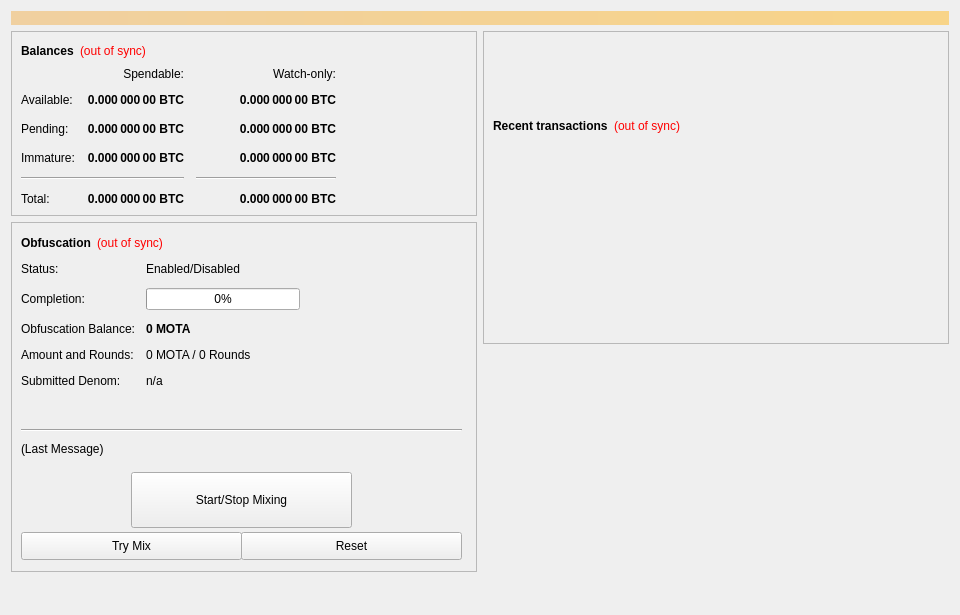
<?xml version="1.0" encoding="UTF-8"?>
<ui version="4.0">
 <class>OverviewPage</class>
 <widget class="QWidget" name="OverviewPage">
  <property name="geometry">
   <rect>
    <x>0</x>
    <y>0</y>
    <width>960</width>
    <height>615</height>
   </rect>
  </property>
  <property name="minimumSize">
   <size>
    <width>960</width>
    <height>0</height>
   </size>
  </property>
  <property name="windowTitle">
   <string>Form</string>
  </property>
  <layout class="QVBoxLayout" name="topLayout">
   <item>
    <widget class="QLabel" name="labelAlerts">
     <property name="visible">
      <bool>false</bool>
     </property>
     <property name="styleSheet">
      <string notr="true">background-color: qlineargradient(x1: 0, y1: 0, x2: 1, y2: 0, stop:0 #F0D0A0, stop:1 #F8D488); color:#000000;</string>
     </property>
     <property name="wordWrap">
      <bool>true</bool>
     </property>
     <property name="margin">
      <number>3</number>
     </property>
    </widget>
   </item>
   <item>
    <layout class="QHBoxLayout" name="horizontalLayout" stretch="1,1">
     <item>
      <layout class="QVBoxLayout" name="verticalLayout_2">
       <item>
        <widget class="QFrame" name="frame">
         <property name="frameShape">
          <enum>QFrame::StyledPanel</enum>
         </property>
         <property name="frameShadow">
          <enum>QFrame::Raised</enum>
         </property>
         <layout class="QVBoxLayout" name="verticalLayout_4">
          <item>
           <layout class="QHBoxLayout" name="horizontalLayout_4">
            <item>
             <widget class="QLabel" name="label_5">
              <property name="font">
               <font>
                <weight>75</weight>
                <bold>true</bold>
               </font>
              </property>
              <property name="text">
               <string>Balances</string>
              </property>
             </widget>
            </item>
            <item>
             <widget class="QLabel" name="labelWalletStatus">
              <property name="cursor">
               <cursorShape>WhatsThisCursor</cursorShape>
              </property>
              <property name="toolTip">
               <string>The displayed information may be out of date. Your wallet automatically synchronizes with the MOTA network after a connection is established, but this process has not completed yet.</string>
              </property>
              <property name="styleSheet">
               <string notr="true">QLabel { color: red; }</string>
              </property>
              <property name="text">
               <string notr="true">(out of sync)</string>
              </property>
              <property name="alignment">
               <set>Qt::AlignLeading|Qt::AlignLeft|Qt::AlignVCenter</set>
              </property>
             </widget>
            </item>
            <item>
             <spacer name="horizontalSpacer_3">
              <property name="orientation">
               <enum>Qt::Horizontal</enum>
              </property>
              <property name="sizeHint" stdset="0">
               <size>
                <width>40</width>
                <height>20</height>
               </size>
              </property>
             </spacer>
            </item>
           </layout>
          </item>
          <item>
           <layout class="QGridLayout" name="gridLayout">
            <property name="spacing">
             <number>12</number>
            </property>
            <item row="2" column="2">
             <widget class="QLabel" name="labelWatchPending">
              <property name="font">
               <font>
                <weight>75</weight>
                <bold>true</bold>
               </font>
              </property>
              <property name="cursor">
               <cursorShape>IBeamCursor</cursorShape>
              </property>
              <property name="toolTip">
               <string>Unconfirmed transactions to watch-only addresses</string>
              </property>
              <property name="text">
               <string notr="true">0.000 000 00 BTC</string>
              </property>
              <property name="alignment">
               <set>Qt::AlignRight|Qt::AlignTrailing|Qt::AlignVCenter</set>
              </property>
              <property name="textInteractionFlags">
               <set>Qt::LinksAccessibleByMouse|Qt::TextSelectableByKeyboard|Qt::TextSelectableByMouse</set>
              </property>
             </widget>
            </item>
            <item row="2" column="1">
             <widget class="QLabel" name="labelUnconfirmed">
              <property name="font">
               <font>
                <weight>75</weight>
                <bold>true</bold>
               </font>
              </property>
              <property name="cursor">
               <cursorShape>IBeamCursor</cursorShape>
              </property>
              <property name="toolTip">
               <string>Total of transactions that have yet to be confirmed, and do not yet count toward the spendable balance</string>
              </property>
              <property name="text">
               <string notr="true">0.000 000 00 BTC</string>
              </property>
              <property name="alignment">
               <set>Qt::AlignRight|Qt::AlignTrailing|Qt::AlignVCenter</set>
              </property>
              <property name="textInteractionFlags">
               <set>Qt::LinksAccessibleByMouse|Qt::TextSelectableByKeyboard|Qt::TextSelectableByMouse</set>
              </property>
             </widget>
            </item>
            <item row="3" column="2">
             <widget class="QLabel" name="labelWatchImmature">
              <property name="font">
               <font>
                <weight>75</weight>
                <bold>true</bold>
               </font>
              </property>
              <property name="cursor">
               <cursorShape>IBeamCursor</cursorShape>
              </property>
              <property name="toolTip">
               <string>Staked or masternode rewards in watch-only addresses that has not yet matured</string>
              </property>
              <property name="text">
               <string notr="true">0.000 000 00 BTC</string>
              </property>
              <property name="alignment">
               <set>Qt::AlignRight|Qt::AlignTrailing|Qt::AlignVCenter</set>
              </property>
              <property name="textInteractionFlags">
               <set>Qt::LinksAccessibleByMouse|Qt::TextSelectableByKeyboard|Qt::TextSelectableByMouse</set>
              </property>
             </widget>
            </item>
            <item row="4" column="0" colspan="2">
             <widget class="Line" name="lineSpendableBalance">
              <property name="orientation">
               <enum>Qt::Horizontal</enum>
              </property>
             </widget>
            </item>
            <item row="4" column="2">
             <widget class="Line" name="lineWatchBalance">
              <property name="sizePolicy">
               <sizepolicy hsizetype="Preferred" vsizetype="Fixed">
                <horstretch>0</horstretch>
                <verstretch>0</verstretch>
               </sizepolicy>
              </property>
              <property name="minimumSize">
               <size>
                <width>140</width>
                <height>0</height>
               </size>
              </property>
              <property name="orientation">
               <enum>Qt::Horizontal</enum>
              </property>
             </widget>
            </item>
            <item row="5" column="0">
             <widget class="QLabel" name="labelTotalText">
              <property name="text">
               <string>Total:</string>
              </property>
             </widget>
            </item>
            <item row="3" column="1">
             <widget class="QLabel" name="labelImmature">
              <property name="font">
               <font>
                <weight>75</weight>
                <bold>true</bold>
               </font>
              </property>
              <property name="cursor">
               <cursorShape>IBeamCursor</cursorShape>
              </property>
              <property name="toolTip">
               <string>Staked or masternode rewards that has not yet matured</string>
              </property>
              <property name="text">
               <string notr="true">0.000 000 00 BTC</string>
              </property>
              <property name="alignment">
               <set>Qt::AlignRight|Qt::AlignTrailing|Qt::AlignVCenter</set>
              </property>
              <property name="textInteractionFlags">
               <set>Qt::LinksAccessibleByMouse|Qt::TextSelectableByKeyboard|Qt::TextSelectableByMouse</set>
              </property>
             </widget>
            </item>
            <item row="2" column="3">
             <spacer name="horizontalSpacer_2">
              <property name="orientation">
               <enum>Qt::Horizontal</enum>
              </property>
              <property name="sizeHint" stdset="0">
               <size>
                <width>40</width>
                <height>20</height>
               </size>
              </property>
             </spacer>
            </item>
            <item row="3" column="0">
             <widget class="QLabel" name="labelImmatureText">
              <property name="text">
               <string>Immature:</string>
              </property>
             </widget>
            </item>
            <item row="5" column="1">
             <widget class="QLabel" name="labelTotal">
              <property name="font">
               <font>
                <weight>75</weight>
                <bold>true</bold>
               </font>
              </property>
              <property name="cursor">
               <cursorShape>IBeamCursor</cursorShape>
              </property>
              <property name="toolTip">
               <string>Your current total balance</string>
              </property>
              <property name="text">
               <string notr="true">0.000 000 00 BTC</string>
              </property>
              <property name="alignment">
               <set>Qt::AlignRight|Qt::AlignTrailing|Qt::AlignVCenter</set>
              </property>
              <property name="textInteractionFlags">
               <set>Qt::LinksAccessibleByMouse|Qt::TextSelectableByKeyboard|Qt::TextSelectableByMouse</set>
              </property>
             </widget>
            </item>
            <item row="5" column="2">
             <widget class="QLabel" name="labelWatchTotal">
              <property name="font">
               <font>
                <weight>75</weight>
                <bold>true</bold>
               </font>
              </property>
              <property name="cursor">
               <cursorShape>IBeamCursor</cursorShape>
              </property>
              <property name="toolTip">
               <string>Current total balance in watch-only addresses</string>
              </property>
              <property name="text">
               <string notr="true">0.000 000 00 BTC</string>
              </property>
              <property name="alignment">
               <set>Qt::AlignRight|Qt::AlignTrailing|Qt::AlignVCenter</set>
              </property>
              <property name="textInteractionFlags">
               <set>Qt::LinksAccessibleByMouse|Qt::TextSelectableByKeyboard|Qt::TextSelectableByMouse</set>
              </property>
             </widget>
            </item>
            <item row="0" column="2">
             <widget class="QLabel" name="labelWatchonly">
              <property name="text">
               <string>Watch-only:</string>
              </property>
              <property name="alignment">
               <set>Qt::AlignRight|Qt::AlignTrailing|Qt::AlignVCenter</set>
              </property>
             </widget>
            </item>
            <item row="1" column="0">
             <widget class="QLabel" name="labelBalanceText">
              <property name="text">
               <string>Available:</string>
              </property>
             </widget>
            </item>
            <item row="1" column="1">
             <widget class="QLabel" name="labelBalance">
              <property name="font">
               <font>
                <weight>75</weight>
                <bold>true</bold>
               </font>
              </property>
              <property name="cursor">
               <cursorShape>IBeamCursor</cursorShape>
              </property>
              <property name="toolTip">
               <string>Your current spendable balance</string>
              </property>
              <property name="text">
               <string notr="true">0.000 000 00 BTC</string>
              </property>
              <property name="alignment">
               <set>Qt::AlignRight|Qt::AlignTrailing|Qt::AlignVCenter</set>
              </property>
              <property name="textInteractionFlags">
               <set>Qt::LinksAccessibleByMouse|Qt::TextSelectableByKeyboard|Qt::TextSelectableByMouse</set>
              </property>
             </widget>
            </item>
            <item row="1" column="2">
             <widget class="QLabel" name="labelWatchAvailable">
              <property name="font">
               <font>
                <weight>75</weight>
                <bold>true</bold>
               </font>
              </property>
              <property name="cursor">
               <cursorShape>IBeamCursor</cursorShape>
              </property>
              <property name="toolTip">
               <string>Your current balance in watch-only addresses</string>
              </property>
              <property name="text">
               <string notr="true">0.000 000 00 BTC</string>
              </property>
              <property name="alignment">
               <set>Qt::AlignRight|Qt::AlignTrailing|Qt::AlignVCenter</set>
              </property>
              <property name="textInteractionFlags">
               <set>Qt::LinksAccessibleByMouse|Qt::TextSelectableByKeyboard|Qt::TextSelectableByMouse</set>
              </property>
             </widget>
            </item>
            <item row="2" column="0">
             <widget class="QLabel" name="labelPendingText">
              <property name="text">
               <string>Pending:</string>
              </property>
             </widget>
            </item>
            <item row="0" column="1">
             <widget class="QLabel" name="labelSpendable">
              <property name="text">
               <string>Spendable:</string>
              </property>
              <property name="alignment">
               <set>Qt::AlignRight|Qt::AlignTrailing|Qt::AlignVCenter</set>
              </property>
             </widget>
            </item>
           </layout>
          </item>
         </layout>
        </widget>
       </item>
       <item>
        <widget class="QFrame" name="frameObfuscation">
         <property name="minimumSize">
          <size>
           <width>0</width>
           <height>350</height>
          </size>
         </property>
         <property name="layoutDirection">
          <enum>Qt::LeftToRight</enum>
         </property>
         <property name="frameShape">
          <enum>QFrame::StyledPanel</enum>
         </property>
         <property name="frameShadow">
          <enum>QFrame::Raised</enum>
         </property>
         <widget class="QWidget" name="formLayoutWidget">
          <property name="geometry">
           <rect>
            <x>10</x>
            <y>40</y>
            <width>451</width>
            <height>161</height>
           </rect>
          </property>
          <layout class="QFormLayout" name="formLayout">
           <property name="fieldGrowthPolicy">
            <enum>QFormLayout::AllNonFixedFieldsGrow</enum>
           </property>
           <property name="horizontalSpacing">
            <number>11</number>
           </property>
           <property name="verticalSpacing">
            <number>12</number>
           </property>
           <item row="0" column="0">
            <widget class="QLabel" name="label_6">
             <property name="text">
              <string>Status:</string>
             </property>
            </widget>
           </item>
           <item row="1" column="0">
            <widget class="QLabel" name="label_7">
             <property name="text">
              <string>Completion:</string>
             </property>
            </widget>
           </item>
           <item row="1" column="1">
            <widget class="QProgressBar" name="obfuscationProgress">
             <property name="maximumSize">
              <size>
               <width>154</width>
               <height>16777215</height>
              </size>
             </property>
             <property name="value">
              <number>0</number>
             </property>
            </widget>
           </item>
           <item row="2" column="0">
            <widget class="QLabel" name="labelAnonymizedText">
             <property name="text">
              <string>Obfuscation Balance:</string>
             </property>
            </widget>
           </item>
           <item row="2" column="1">
            <widget class="QLabel" name="labelAnonymized">
             <property name="font">
              <font>
               <weight>75</weight>
               <bold>true</bold>
              </font>
             </property>
             <property name="text">
              <string notr="true">0 MOTA</string>
             </property>
            </widget>
           </item>
           <item row="3" column="0">
            <widget class="QLabel" name="label_8">
             <property name="text">
              <string>Amount and Rounds:</string>
             </property>
            </widget>
           </item>
           <item row="3" column="1">
            <widget class="QLabel" name="labelAmountRounds">
             <property name="text">
              <string>0 MOTA / 0 Rounds</string>
             </property>
            </widget>
           </item>
           <item row="4" column="0">
            <widget class="QLabel" name="label_9">
             <property name="text">
              <string>Submitted Denom:</string>
             </property>
            </widget>
           </item>
           <item row="4" column="1">
            <widget class="QLabel" name="labelSubmittedDenom">
             <property name="toolTip">
              <string>The denominations you submitted to the Masternode.&lt;br&gt;To mix, other users must submit the exact same denominations.</string>
             </property>
             <property name="text">
              <string>n/a</string>
             </property>
            </widget>
           </item>
           <item row="0" column="1">
            <widget class="QLabel" name="obfuscationEnabled">
             <property name="text">
              <string>Enabled/Disabled</string>
             </property>
            </widget>
           </item>
          </layout>
         </widget>
         <widget class="QPushButton" name="runAutoDenom">
          <property name="geometry">
           <rect>
            <x>251</x>
            <y>17</y>
            <width>1</width>
            <height>1</height>
           </rect>
          </property>
          <property name="palette">
           <palette>
            <active>
             <colorrole role="WindowText">
              <brush brushstyle="SolidPattern">
               <color alpha="255">
                <red>0</red>
                <green>0</green>
                <blue>0</blue>
               </color>
              </brush>
             </colorrole>
             <colorrole role="Button">
              <brush brushstyle="SolidPattern">
               <color alpha="255">
                <red>239</red>
                <green>238</green>
                <blue>238</blue>
               </color>
              </brush>
             </colorrole>
             <colorrole role="Light">
              <brush brushstyle="SolidPattern">
               <color alpha="255">
                <red>255</red>
                <green>255</green>
                <blue>255</blue>
               </color>
              </brush>
             </colorrole>
             <colorrole role="Midlight">
              <brush brushstyle="SolidPattern">
               <color alpha="255">
                <red>247</red>
                <green>246</green>
                <blue>246</blue>
               </color>
              </brush>
             </colorrole>
             <colorrole role="Dark">
              <brush brushstyle="SolidPattern">
               <color alpha="255">
                <red>119</red>
                <green>119</green>
                <blue>119</blue>
               </color>
              </brush>
             </colorrole>
             <colorrole role="Mid">
              <brush brushstyle="SolidPattern">
               <color alpha="255">
                <red>159</red>
                <green>159</green>
                <blue>159</blue>
               </color>
              </brush>
             </colorrole>
             <colorrole role="Text">
              <brush brushstyle="SolidPattern">
               <color alpha="255">
                <red>0</red>
                <green>0</green>
                <blue>0</blue>
               </color>
              </brush>
             </colorrole>
             <colorrole role="BrightText">
              <brush brushstyle="SolidPattern">
               <color alpha="255">
                <red>255</red>
                <green>255</green>
                <blue>255</blue>
               </color>
              </brush>
             </colorrole>
             <colorrole role="ButtonText">
              <brush brushstyle="SolidPattern">
               <color alpha="255">
                <red>0</red>
                <green>0</green>
                <blue>0</blue>
               </color>
              </brush>
             </colorrole>
             <colorrole role="Base">
              <brush brushstyle="SolidPattern">
               <color alpha="255">
                <red>255</red>
                <green>255</green>
                <blue>255</blue>
               </color>
              </brush>
             </colorrole>
             <colorrole role="Window">
              <brush brushstyle="SolidPattern">
               <color alpha="255">
                <red>239</red>
                <green>238</green>
                <blue>238</blue>
               </color>
              </brush>
             </colorrole>
             <colorrole role="Shadow">
              <brush brushstyle="SolidPattern">
               <color alpha="255">
                <red>0</red>
                <green>0</green>
                <blue>0</blue>
               </color>
              </brush>
             </colorrole>
             <colorrole role="AlternateBase">
              <brush brushstyle="SolidPattern">
               <color alpha="255">
                <red>247</red>
                <green>246</green>
                <blue>246</blue>
               </color>
              </brush>
             </colorrole>
             <colorrole role="ToolTipBase">
              <brush brushstyle="SolidPattern">
               <color alpha="255">
                <red>255</red>
                <green>255</green>
                <blue>220</blue>
               </color>
              </brush>
             </colorrole>
             <colorrole role="ToolTipText">
              <brush brushstyle="SolidPattern">
               <color alpha="255">
                <red>0</red>
                <green>0</green>
                <blue>0</blue>
               </color>
              </brush>
             </colorrole>
            </active>
            <inactive>
             <colorrole role="WindowText">
              <brush brushstyle="SolidPattern">
               <color alpha="255">
                <red>0</red>
                <green>0</green>
                <blue>0</blue>
               </color>
              </brush>
             </colorrole>
             <colorrole role="Button">
              <brush brushstyle="SolidPattern">
               <color alpha="255">
                <red>239</red>
                <green>238</green>
                <blue>238</blue>
               </color>
              </brush>
             </colorrole>
             <colorrole role="Light">
              <brush brushstyle="SolidPattern">
               <color alpha="255">
                <red>255</red>
                <green>255</green>
                <blue>255</blue>
               </color>
              </brush>
             </colorrole>
             <colorrole role="Midlight">
              <brush brushstyle="SolidPattern">
               <color alpha="255">
                <red>247</red>
                <green>246</green>
                <blue>246</blue>
               </color>
              </brush>
             </colorrole>
             <colorrole role="Dark">
              <brush brushstyle="SolidPattern">
               <color alpha="255">
                <red>119</red>
                <green>119</green>
                <blue>119</blue>
               </color>
              </brush>
             </colorrole>
             <colorrole role="Mid">
              <brush brushstyle="SolidPattern">
               <color alpha="255">
                <red>159</red>
                <green>159</green>
                <blue>159</blue>
               </color>
              </brush>
             </colorrole>
             <colorrole role="Text">
              <brush brushstyle="SolidPattern">
               <color alpha="255">
                <red>0</red>
                <green>0</green>
                <blue>0</blue>
               </color>
              </brush>
             </colorrole>
             <colorrole role="BrightText">
              <brush brushstyle="SolidPattern">
               <color alpha="255">
                <red>255</red>
                <green>255</green>
                <blue>255</blue>
               </color>
              </brush>
             </colorrole>
             <colorrole role="ButtonText">
              <brush brushstyle="SolidPattern">
               <color alpha="255">
                <red>0</red>
                <green>0</green>
                <blue>0</blue>
               </color>
              </brush>
             </colorrole>
             <colorrole role="Base">
              <brush brushstyle="SolidPattern">
               <color alpha="255">
                <red>255</red>
                <green>255</green>
                <blue>255</blue>
               </color>
              </brush>
             </colorrole>
             <colorrole role="Window">
              <brush brushstyle="SolidPattern">
               <color alpha="255">
                <red>239</red>
                <green>238</green>
                <blue>238</blue>
               </color>
              </brush>
             </colorrole>
             <colorrole role="Shadow">
              <brush brushstyle="SolidPattern">
               <color alpha="255">
                <red>0</red>
                <green>0</green>
                <blue>0</blue>
               </color>
              </brush>
             </colorrole>
             <colorrole role="AlternateBase">
              <brush brushstyle="SolidPattern">
               <color alpha="255">
                <red>247</red>
                <green>246</green>
                <blue>246</blue>
               </color>
              </brush>
             </colorrole>
             <colorrole role="ToolTipBase">
              <brush brushstyle="SolidPattern">
               <color alpha="255">
                <red>255</red>
                <green>255</green>
                <blue>220</blue>
               </color>
              </brush>
             </colorrole>
             <colorrole role="ToolTipText">
              <brush brushstyle="SolidPattern">
               <color alpha="255">
                <red>0</red>
                <green>0</green>
                <blue>0</blue>
               </color>
              </brush>
             </colorrole>
            </inactive>
            <disabled>
             <colorrole role="WindowText">
              <brush brushstyle="SolidPattern">
               <color alpha="255">
                <red>119</red>
                <green>119</green>
                <blue>119</blue>
               </color>
              </brush>
             </colorrole>
             <colorrole role="Button">
              <brush brushstyle="SolidPattern">
               <color alpha="255">
                <red>239</red>
                <green>238</green>
                <blue>238</blue>
               </color>
              </brush>
             </colorrole>
             <colorrole role="Light">
              <brush brushstyle="SolidPattern">
               <color alpha="255">
                <red>255</red>
                <green>255</green>
                <blue>255</blue>
               </color>
              </brush>
             </colorrole>
             <colorrole role="Midlight">
              <brush brushstyle="SolidPattern">
               <color alpha="255">
                <red>247</red>
                <green>246</green>
                <blue>246</blue>
               </color>
              </brush>
             </colorrole>
             <colorrole role="Dark">
              <brush brushstyle="SolidPattern">
               <color alpha="255">
                <red>119</red>
                <green>119</green>
                <blue>119</blue>
               </color>
              </brush>
             </colorrole>
             <colorrole role="Mid">
              <brush brushstyle="SolidPattern">
               <color alpha="255">
                <red>159</red>
                <green>159</green>
                <blue>159</blue>
               </color>
              </brush>
             </colorrole>
             <colorrole role="Text">
              <brush brushstyle="SolidPattern">
               <color alpha="255">
                <red>119</red>
                <green>119</green>
                <blue>119</blue>
               </color>
              </brush>
             </colorrole>
             <colorrole role="BrightText">
              <brush brushstyle="SolidPattern">
               <color alpha="255">
                <red>255</red>
                <green>255</green>
                <blue>255</blue>
               </color>
              </brush>
             </colorrole>
             <colorrole role="ButtonText">
              <brush brushstyle="SolidPattern">
               <color alpha="255">
                <red>119</red>
                <green>119</green>
                <blue>119</blue>
               </color>
              </brush>
             </colorrole>
             <colorrole role="Base">
              <brush brushstyle="SolidPattern">
               <color alpha="255">
                <red>239</red>
                <green>238</green>
                <blue>238</blue>
               </color>
              </brush>
             </colorrole>
             <colorrole role="Window">
              <brush brushstyle="SolidPattern">
               <color alpha="255">
                <red>239</red>
                <green>238</green>
                <blue>238</blue>
               </color>
              </brush>
             </colorrole>
             <colorrole role="Shadow">
              <brush brushstyle="SolidPattern">
               <color alpha="255">
                <red>0</red>
                <green>0</green>
                <blue>0</blue>
               </color>
              </brush>
             </colorrole>
             <colorrole role="AlternateBase">
              <brush brushstyle="SolidPattern">
               <color alpha="255">
                <red>239</red>
                <green>238</green>
                <blue>238</blue>
               </color>
              </brush>
             </colorrole>
             <colorrole role="ToolTipBase">
              <brush brushstyle="SolidPattern">
               <color alpha="255">
                <red>255</red>
                <green>255</green>
                <blue>220</blue>
               </color>
              </brush>
             </colorrole>
             <colorrole role="ToolTipText">
              <brush brushstyle="SolidPattern">
               <color alpha="255">
                <red>0</red>
                <green>0</green>
                <blue>0</blue>
               </color>
              </brush>
             </colorrole>
            </disabled>
           </palette>
          </property>
          <property name="focusPolicy">
           <enum>Qt::NoFocus</enum>
          </property>
          <property name="autoFillBackground">
           <bool>true</bool>
          </property>
          <property name="text">
           <string/>
          </property>
          <property name="flat">
           <bool>true</bool>
          </property>
         </widget>
         <widget class="QPushButton" name="toggleObfuscation">
          <property name="geometry">
           <rect>
            <x>120</x>
            <y>250</y>
            <width>221</width>
            <height>56</height>
           </rect>
          </property>
          <property name="sizePolicy">
           <sizepolicy hsizetype="MinimumExpanding" vsizetype="Fixed">
            <horstretch>0</horstretch>
            <verstretch>0</verstretch>
           </sizepolicy>
          </property>
          <property name="text">
           <string>Start/Stop Mixing</string>
          </property>
         </widget>
         <widget class="Line" name="lineLastMessage">
          <property name="geometry">
           <rect>
            <x>10</x>
            <y>200</y>
            <width>441</width>
            <height>16</height>
           </rect>
          </property>
          <property name="orientation">
           <enum>Qt::Horizontal</enum>
          </property>
         </widget>
         <widget class="QLabel" name="obfuscationStatus">
          <property name="geometry">
           <rect>
            <x>10</x>
            <y>220</y>
            <width>451</width>
            <height>61</height>
           </rect>
          </property>
          <property name="minimumSize">
           <size>
            <width>288</width>
            <height>43</height>
           </size>
          </property>
          <property name="text">
           <string>(Last Message)</string>
          </property>
          <property name="alignment">
           <set>Qt::AlignLeading|Qt::AlignLeft|Qt::AlignTop</set>
          </property>
          <property name="wordWrap">
           <bool>true</bool>
          </property>
         </widget>
         <widget class="QPushButton" name="obfuscationAuto">
          <property name="geometry">
           <rect>
            <x>10</x>
            <y>310</y>
            <width>221</width>
            <height>28</height>
           </rect>
          </property>
          <property name="sizePolicy">
           <sizepolicy hsizetype="MinimumExpanding" vsizetype="Fixed">
            <horstretch>0</horstretch>
            <verstretch>0</verstretch>
           </sizepolicy>
          </property>
          <property name="toolTip">
           <string>Try to manually submit a Obfuscation request.</string>
          </property>
          <property name="text">
           <string>Try Mix</string>
          </property>
         </widget>
         <widget class="QPushButton" name="obfuscationReset">
          <property name="geometry">
           <rect>
            <x>230</x>
            <y>310</y>
            <width>221</width>
            <height>28</height>
           </rect>
          </property>
          <property name="sizePolicy">
           <sizepolicy hsizetype="MinimumExpanding" vsizetype="Fixed">
            <horstretch>0</horstretch>
            <verstretch>0</verstretch>
           </sizepolicy>
          </property>
          <property name="toolTip">
           <string>Reset the current status of Obfuscation (can interrupt Obfuscation if it's in the process of Mixing, which can cost you money!)</string>
          </property>
          <property name="autoFillBackground">
           <bool>false</bool>
          </property>
          <property name="text">
           <string>Reset</string>
          </property>
         </widget>
         <widget class="QWidget" name="layoutWidget">
          <property name="geometry">
           <rect>
            <x>10</x>
            <y>10</y>
            <width>431</width>
            <height>22</height>
           </rect>
          </property>
          <layout class="QHBoxLayout" name="horizontalLayout_5">
           <item>
            <widget class="QLabel" name="label_2">
             <property name="font">
              <font>
               <weight>75</weight>
               <bold>true</bold>
              </font>
             </property>
             <property name="text">
              <string>Obfuscation</string>
             </property>
            </widget>
           </item>
           <item>
            <widget class="QLabel" name="labelObfuscationSyncStatus">
             <property name="toolTip">
              <string>The displayed information may be out of date. Your wallet automatically synchronizes with the MOTA network after a connection is established, but this process has not completed yet.</string>
             </property>
             <property name="styleSheet">
              <string notr="true">QLabel { color: red; }</string>
             </property>
             <property name="text">
              <string notr="true">(out of sync)</string>
             </property>
             <property name="alignment">
              <set>Qt::AlignLeading|Qt::AlignLeft|Qt::AlignVCenter</set>
             </property>
            </widget>
           </item>
           <item>
            <spacer name="horizontalSpacer_4">
             <property name="orientation">
              <enum>Qt::Horizontal</enum>
             </property>
             <property name="sizeHint" stdset="0">
              <size>
               <width>40</width>
               <height>20</height>
              </size>
             </property>
            </spacer>
           </item>
          </layout>
         </widget>
        </widget>
       </item>
       <item>
        <spacer name="verticalSpacer">
         <property name="orientation">
          <enum>Qt::Vertical</enum>
         </property>
         <property name="sizeHint" stdset="0">
          <size>
           <width>20</width>
           <height>40</height>
          </size>
         </property>
        </spacer>
       </item>
      </layout>
     </item>
     <item>
      <layout class="QVBoxLayout" name="verticalLayout_3">
       <item>
        <widget class="QFrame" name="frame_2">
         <property name="frameShape">
          <enum>QFrame::StyledPanel</enum>
         </property>
         <property name="frameShadow">
          <enum>QFrame::Raised</enum>
         </property>
         <layout class="QVBoxLayout" name="verticalLayout">
          <item>
           <spacer name="verticalSpacer_3">
            <property name="orientation">
             <enum>Qt::Vertical</enum>
            </property>
            <property name="sizeType">
             <enum>QSizePolicy::Fixed</enum>
            </property>
            <property name="sizeHint" stdset="0">
             <size>
              <width>20</width>
              <height>75</height>
             </size>
            </property>
           </spacer>
          </item>
          <item>
           <layout class="QHBoxLayout" name="horizontalLayout_2">
            <item>
             <widget class="QLabel" name="label_4">
              <property name="font">
               <font>
                <weight>75</weight>
                <bold>true</bold>
               </font>
              </property>
              <property name="text">
               <string>Recent transactions</string>
              </property>
             </widget>
            </item>
            <item>
             <widget class="QLabel" name="labelTransactionsStatus">
              <property name="cursor">
               <cursorShape>WhatsThisCursor</cursorShape>
              </property>
              <property name="toolTip">
               <string>The displayed information may be out of date. Your wallet automatically synchronizes with the MOTA network after a connection is established, but this process has not completed yet.</string>
              </property>
              <property name="styleSheet">
               <string notr="true">QLabel { color: red; }</string>
              </property>
              <property name="text">
               <string notr="true">(out of sync)</string>
              </property>
              <property name="alignment">
               <set>Qt::AlignRight|Qt::AlignTrailing|Qt::AlignVCenter</set>
              </property>
             </widget>
            </item>
            <item>
             <spacer name="horizontalSpacer">
              <property name="orientation">
               <enum>Qt::Horizontal</enum>
              </property>
              <property name="sizeHint" stdset="0">
               <size>
                <width>40</width>
                <height>20</height>
               </size>
              </property>
             </spacer>
            </item>
           </layout>
          </item>
          <item>
           <widget class="QListView" name="listTransactions">
            <property name="styleSheet">
             <string notr="true">QListView { background: transparent; }</string>
            </property>
            <property name="frameShape">
             <enum>QFrame::NoFrame</enum>
            </property>
            <property name="verticalScrollBarPolicy">
             <enum>Qt::ScrollBarAlwaysOff</enum>
            </property>
            <property name="horizontalScrollBarPolicy">
             <enum>Qt::ScrollBarAlwaysOff</enum>
            </property>
            <property name="selectionMode">
             <enum>QAbstractItemView::NoSelection</enum>
            </property>
           </widget>
          </item>
         </layout>
        </widget>
       </item>
       <item>
        <spacer name="verticalSpacer_2">
         <property name="orientation">
          <enum>Qt::Vertical</enum>
         </property>
         <property name="sizeType">
          <enum>QSizePolicy::Expanding</enum>
         </property>
         <property name="sizeHint" stdset="0">
          <size>
           <width>20</width>
           <height>40</height>
          </size>
         </property>
        </spacer>
       </item>
      </layout>
     </item>
    </layout>
   </item>
  </layout>
 </widget>
 <resources/>
 <connections/>
</ui>
